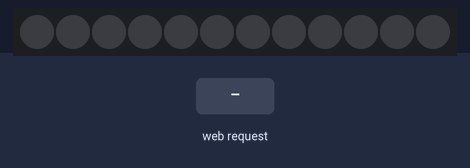
A sketch run on a simulated ESP8266 (NodeMCU). Shown: 12 RGB LEDs in strip order, left to right. Inputs (shaded band) come from the test bench. Dim RGB values are drawn brighter than linear; WiFi joins after 1.5 s; servers stay silent unless stated; what the sketch prints to the serial monitor is not drawn.

Above: at 2.7 s.
2.8 s: HTTP request GET /inline received
At 3.4 s:
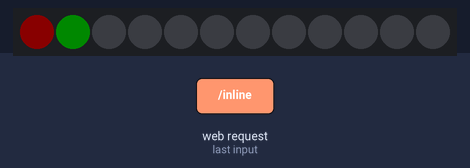
4.3 s: HTTP request GET /inline received
At 5.5 s:
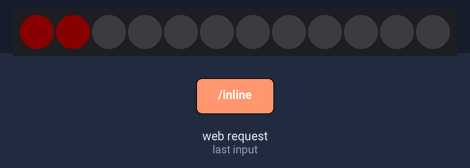
5.8 s: HTTP request GET /inline received
At 6.9 s:
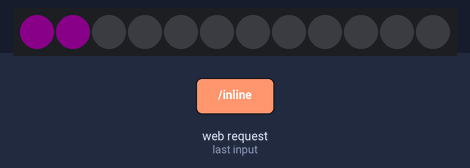
7.3 s: HTTP request GET /inline received
At 8.55 s:
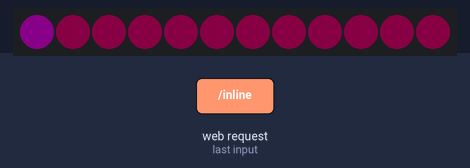
Timing chart, 0 to 10.3 s (numbered marks = the images above; inputs shaded):
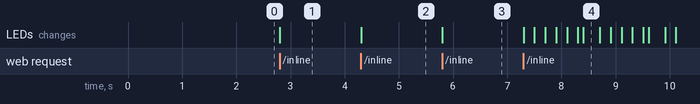

The sketch:

ledday_webserver.ino
```cpp
#include <Adafruit_NeoPixel.h>
#include <ESP8266WiFi.h>
#include <WiFiClient.h>
#include <ESP8266WebServer.h>


//const char *ssid = "dungvo";

#define DATA_PIN 15    //data in pin
#define TOTAL_LED 12

const char* ssid = "Wifi";
const char* password = "quenpassroi";

int btnPin = 12; //touch pin
int hieuUng=0;
int NUM_LED=0;

Adafruit_NeoPixel strip = Adafruit_NeoPixel(TOTAL_LED, DATA_PIN, NEO_GRB + NEO_KHZ800);
ESP8266WebServer server(80);

const char *html = \
"<html>\
  <head>\
    <title>ESP8266 Webserver</title>\
  </head>\
  <body>\
<a href=\"/chonhieuung\">ChonHieuUng</a>\
<a href=\"/chonsoled\">ChonSoLed</a>\
  </body>\
</html>";

void handleRoot()
{
  server.send(200, "text/plain", "<h1>You are connected</h1>");
}
void chonhieuung()
{
  led();
  server.send(200, "text/plain", "<a href=\"/inline\"> hieuungkhac</a>");
}
void chonsoled()
{
  NUM_LED +=1;
  if(NUM_LED == 13)
  NUM_LED = 0;
  server.send(200, "text/plain", "<a href=\"/outline\"> chonsoled</a>");
}

void setup()
{
  strip.begin();
  strip.setBrightness(10);   //setup brightness
  strip.show();
  Serial.begin(115200);
  WiFi.begin(ssid, password);
  while (WiFi.status() != WL_CONNECTED) {
    delay(500);
    Serial.print(".");
  }
  Serial.println("");
  Serial.print("Connected to ");
  Serial.println(ssid);
  Serial.print("IP address: ");

  Serial.println(WiFi.localIP());
//  WiFi.softAP(ssid);
//
//  IPAddress myIP = WiFi.softAPIP();
//  Serial.print("AP IP address: ");
//  Serial.println(myIP);
  server.on("/", handleRoot);
  server.on("/inline",chonhieuung);
  server.on("/outline",chonsoled);
  server.begin();
  Serial.println("HTTP server started");
}
void loop()
{
  server.handleClient();
  if(hieuUng == 1)
  {
      colorWipe(strip.Color(255, 0, 0),strip.Color(0, 255, 0), 50);
  }
  else if(hieuUng ==2 )
  {
     colorWipe(strip.Color(255, 0, 0),strip.Color(255,0, 0), 50);
  }
  else if(hieuUng == 3)
  {
      colorWipe(strip.Color(255, 0, 255),strip.Color(255, 0, 255), 50);
  }
  else if(hieuUng == 4)
  {
      hieu_ung1(strip.Color(0, 255, 255),strip.Color(255, 0, 125));
  }
  else if(hieuUng == 5)
  {
      rainbow(1);
  }
  else if(hieuUng == 6)
  {
      rainbowCycle(1);
  }

}

void led()
{
  if(hieuUng < 7)
    hieuUng += 1;
  else
    hieuUng = 1;

}

void colorWipe(unsigned int c,unsigned int c2, unsigned int wait)
{
  for (int i = NUM_LED; i >= 0 ; i--) //numPixels = numLEDs
  {
    strip.setPixelColor(i*2, c); //set color for once LED
    strip.show();
  }
  for (int i = 0; i <= NUM_LED ; i++) //numPixels = numLEDs
  {
    strip.setPixelColor(i*2 + 1, c2); //set color for once LED
    strip.show();
  }

}

//rainbow led for all
void rainbow(unsigned int wait)
{
  int i, j;

  for (j = 0; j < 256; j++)
  {
    for (i = 0; i < NUM_LED; i++)
    {
      strip.setPixelColor(i, Wheel((i + j) & 255));
    }
   strip.show();
  }
}

// rainbow circle led
void rainbowCycle(unsigned int wait)
{
  uint16_t i, j;

  for (j = 0; j < 256 * 5; j++)
  { // 5 cycles of all colors on wheel
    for (i = 0; i < NUM_LED; i++)
    {
      strip.setPixelColor(i, Wheel(((i * 256 / strip.numPixels()) + j) & 255));
    }
    strip.show();
  }
}
void hieu_ung1(unsigned int c1, unsigned int c2)
{
  for(int i=1;i<13;i++)
  {
        for(int j=1;j<13;j++)
        {
          if(j==i)
            strip.setPixelColor(j, c1);
          else
            strip.setPixelColor(j, c2);
        }
        strip.show();
        delay(100);
  }
}

//change LED from green -> red -> blue -> green (full color)
uint32_t Wheel(byte WheelPos)
{
  if (WheelPos < 85)
  {
    return strip.Color(WheelPos * 3, 255 - WheelPos * 3, 0);
  }
  else if (WheelPos < 170)
  {
    WheelPos -= 85;
    return strip.Color(255 - WheelPos * 3, 0, WheelPos * 3);
  }
  else
  {
    WheelPos -= 170;
    return strip.Color(0, WheelPos * 3, 255 - WheelPos * 3);
  }
}
```

Measured:
- after the input at 2.8 s, the LEDs: change at once (image 1)
- after the input at 4.3 s, the LEDs: change at once (image 2)
- after the input at 5.8 s, the LEDs: change at once (image 3)
- after the input at 7.3 s, the LEDs: first change at once (image 4 shows a later state)
